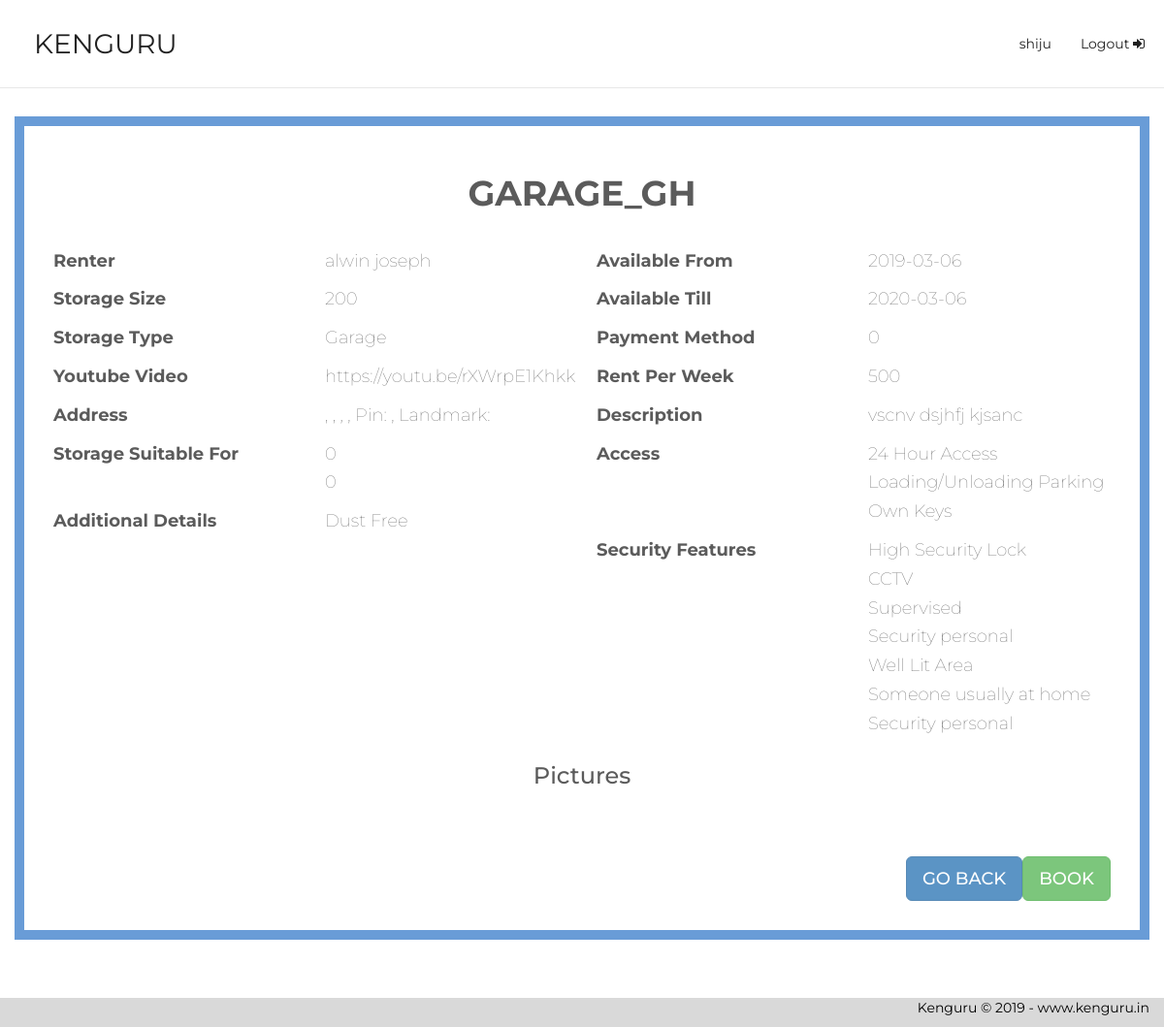
The app's page /storageshow.php?bvalue=12 (signed in) with its own data.
### tables this page shows
CREATE TABLE `customer` (
  `customer_pass` int(20) NOT NULL,
  `first_name` varchar(30) NOT NULL,
  `last_name` varchar(30) NOT NULL,
  `email` varchar(40) NOT NULL,
  `phone_number` bigint(12) NOT NULL,
  `dob` date NOT NULL,
  `display_picture` varchar(650) NOT NULL,
  `address2_id` int(10) NOT NULL,
  `customer_id` varchar(10) NOT NULL,
  `aadhar_card` varchar(30) NOT NULL
);

CREATE TABLE `storage` (
  `storage_id` int(10) NOT NULL,
  `storage_size` int(10) NOT NULL,
  `rent` int(5) NOT NULL,
  `picture` varchar(650) NOT NULL,
  `status` tinyint(1) NOT NULL,
  `start_date` date NOT NULL,
  `stop_date` date NOT NULL,
  `saftey_feature` varchar(100) NOT NULL,
  `owner_id` varchar(10) NOT NULL,
  `storage_name` varchar(30) NOT NULL,
  `payment_method` int(10) NOT NULL,
  `storage_type` varchar(50) NOT NULL,
  `yt_video` varchar(200) NOT NULL,
  `desc_space` varchar(500) NOT NULL,
  `customer_id` varchar(10) NOT NULL,
  `address2_id` int(5) NOT NULL
);

CREATE TABLE `storage_suitable` (
  `idsecurity_suitable` int(5) NOT NULL,
  `storage_id` int(10) NOT NULL,
  `value` int(45) NOT NULL
);

CREATE TABLE `additional_details` (
  `idadditional_details` int(5) NOT NULL,
  `value` varchar(45) NOT NULL,
  `storage_id` int(10) NOT NULL
);

CREATE TABLE `access_info` (
  `id_access` int(5) NOT NULL,
  `value` varchar(45) NOT NULL,
  `storage_id` int(10) NOT NULL
);

CREATE TABLE `security_features` (
  `idsecurity_features` int(5) NOT NULL,
  `value` varchar(45) NOT NULL,
  `storage_id` int(10) NOT NULL
);

### storageshow.php (the view, shortened to what this page needs)
<!DOCTYPE html>
<html lang="en">
	<head>
	<link rel="stylesheet" href="https://maxcdn.bootstrapcdn.com/font-awesome/4.7.0/css/font-awesome.min.css">
	<link rel="stylesheet" href="https://maxcdn.bootstrapcdn.com/bootstrap/3.3.7/css/bootstrap.min.css">
	<link rel="stylesheet"
	href="https://cdnjs.cloudflare.com/ajax/libs/animate.css/3.5.2/animate.min.css">
	<link rel="stylesheet" type="text/css" href="storageshow.css">
	</head>
	<body>
<div id="myNavbar" class="navbar navbar-default navbar-fixed-top" role="navigation">
		<div class="navbar-header">
			<a href="index.php" class="navbar-brand" id="navTitle">KENGURU</a>
		</div>
			<div class="collapse navbar-collapse" id="bs-example-navbar-collapse-1">
<?php
if(isset($_SESSION['id'])){
  $std=$_SESSION['id'];
  include 'dbh.php';
					    $sql="SELECT * from customer where customer_id = '$std'";
					    $result= mysqli_query($conn ,$sql)or die(mysqli_error($conn));
					    if($row=mysqli_fetch_assoc($result)){
					      	echo "	<ul class='nav navbar-nav navbar-right'>
	        						<li><a href='Ken-userDash.php'>".$row['first_name']."</a></li>
	       							<li><a href='logout.php'>Logout <i class='fa fa-sign-in' aria-hidden='true'></i></a></li>
	      							</ul>";
							}
}
else{
  echo "<ul class='nav navbar-nav navbar-right'>
	        <li><a href='signlogin.php'>Sign Up <i class='fa fa-user-plus' aria-hidden='true'></i></a></li>
	        <li><a href='login.php'>Login <i class='fa fa-sign-in' aria-hidden='true'></i></a></li>
	      </ul>";
}
?>
			</div>
</div>
<?php
		$storageID = $_GET['bvalue'];
        include 'dbh.php';
        $sql="SELECT * from storage where  storage_id='$storageID'" ;
        $result= mysqli_query($conn ,$sql)or die(mysqli_error($conn));
        if($row=mysqli_fetch_assoc($result)){
        	$customerID = $row['owner_id'];
		$sql2="SELECT * from customer where  customer_id='$customerID'" ;
        	$result2= mysqli_query($conn ,$sql2)or die(mysqli_error($conn));
        	$row2=mysqli_fetch_assoc($result2);
        	$addressID = $row['address2_id'];
		$sql3="SELECT * from address where  address2_id='$addressID'" ;
        	$result3= mysqli_query($conn ,$sql3)or die(mysqli_error($conn));
        	$row3=mysqli_fetch_assoc($result3);
			$sql4="SELECT * from storage_suitable where  storage_id='$storageID'" ;
        	$result4= mysqli_query($conn ,$sql4)or die(mysqli_error($conn));
        	$sql5="SELECT * from access_info where  storage_id='$storageID'" ;
        	$result5= mysqli_query($conn ,$sql5)or die(mysqli_error($conn));
        	$sql6="SELECT * from additional_details where  storage_id='$storageID'" ;
        	$result6= mysqli_query($conn ,$sql6)or die(mysqli_error($conn));
			$sql7="SELECT * from security_features where  storage_id='$storageID'" ;
        	$result7= mysqli_query($conn ,$sql7)or die(mysqli_error($conn));
          echo "<div class='container' id='storageInfo' style='background-color:white;opacity:0.8;'>
			  <h1>".$row['storage_name']."</h1>
			  <div class='row'>
				<div class='col-sm-6 col-md-6 col-lg-6'>
                    <div class='row'>
                        <div class='col-md-6'>
                            <h4><strong>Renter</strong></h4>
                        </div>
                        <div class='col-md-6'>
                            <h4>".$row2['first_name']." ".$row2['last_name']."</h4>
                        </div>
                    </div>
                    <div class='row'>
                        <div class='col-md-6'>
                            <h4><strong>Storage Size </strong></h4>
                        </div>
                        <div class='col-md-6'>
                            <h4>".$row['storage_size']."</h4>
                        </div>
                    </div>
                    <div class='row'>
                        <div class='col-md-6'>
                            <h4><strong>Storage Type </strong></h4>
                        </div>
                        <div class='col-md-6'>
                            <h4>".$row['storage_type']."</h4>
                        </div>
                    </div>
                    <div class='row'>
                        <div class='col-md-6'>
                            <h4><strong>Youtube Video </strong></h4>
                        </div>
                        <div class='col-md-6'>
                            <h4>".$row['yt_video']."</h4>
                        </div>
                    </div>
                    <div class='row'>
                        <div class='col-md-6'>
                            <h4><strong>Address </strong></h4>
                        </div>
                        <div class='col-md-6'>
                            <h4>".$row3['house_flat_no']." , ".$row3['street_colony']." , ".$row3['city']." , ".$row3['state']." , Pin: ".$row3['pincode']." , Landmark: ".$row3['land_mark']."</h4>
                        </div>
                    </div>
                    <div class='row'>
                        <div class='col-md-6'>
                            <h4><strong>Storage Suitable For </strong></h4>
                        </div>
                        <div class='col-md-6'>
                        ";
                            while($row4=mysqli_fetch_array($result4)) {
                                $c1=$row4['value'];
                                echo "
                                        <h4>$c1 </h4>
                                    ";
                            }
                            echo "</div>
                    </div>
                    <div class='row'>
                        <div class='col-md-6'>
                            <h4><strong>Additional Details </strong></h4>
                        </div>
                        <div class='col-md-6'>
                        ";
                            while($row6=mysqli_fetch_array($result6)) {
                                $c1=$row6['value'];
                                echo "<h4>$c1 </h4>";
                            }
                                                echo "
                        </div>
                    </div>
				</div>
				<div class='col-sm-6 col-md-6 col-lg-6'>
                    <div class='row'>
                         <div class='col-md-6'>
                            <h4><strong>Available From </strong></h4>
                        </div>
                        <div class='col-md-6'>
                            <h4>".$row['start_date']."</h4>
                        </div>
                    </div>
                    <div class='row'>
                         <div class='col-md-6'>
                            <h4><strong>Available Till </strong></h4>
                        </div>
                        <div class='col-md-6'>
                            <h4>".$row['stop_date']."</h4>
                        </div>
                    </div>
                    <div class='row'>
                        <div class='col-md-6'>
                            <h4><strong>Payment Method </strong></h4>
                        </div>
                        <div class='col-md-6'>
                           <h4> ".$row['payment_method']."</h4>
                        </div>
                    </div>
                    <div class='row'>
                        <div class='col-md-6'>
                            <h4><strong>Rent Per Week </strong></h4>
                        </div>
                        <div class='col-md-6'>
                           <h4> ".$row['rent']."</h4>
                        </div>
                    </div>
                    <div class='row'>
                        <div class='col-md-6'>
                            <h4><strong>Description </strong></h4>
                        </div>
                        <div class='col-md-6'>
                            <h4>".$row['desc_space']."</h4>
                        </div>
                    </div>
                    <div class='row'>
                        <div class='col-md-6'>
                            <h4><strong>Access </strong></h4>
                        </div>
                        <div class='col-md-6'>
                            ";
                            while($row5=mysqli_fetch_array($result5)) {
                                $c1=$row5['value'];
                                echo "<h4>$c1 </h4>";
                            }
                                                echo "
                        </div>
                    </div>
                    <div class='row'>
                        <div class='col-md-6'>
                            <h4><strong>Security Features </strong>
                        </div>
                        <div class='col-md-6'>
                            ";
                            while($row7=mysqli_fetch_array($result7)) {
                                $c1=$row7['value'];
                                echo "<h4>$c1 </h4>";
                            }
                                                echo "
                        </div>
                    </div>
				</div>
			  </div>
			  <h3>Pictures</h3> <div class='row'>";
			  echo"</div><br><br>";
              if($customerID==$std){
                echo "<button class='btn btn-success btn-lg pull-right disabled'>Book</button>";
              }
              else{
                echo "<button class='btn btn-success btn-lg pull-right' onclick=window.location.href='bookstorage.php?cvalue=$customerID&bvalue=$storageID'>Book</button>";
              }
              echo"<button class='btn btn-primary btn-lg pull-right' onclick=window.location.href='search.php'>Go Back</button>
			</div>";
        }
        else{
			echo "No Search Results";
	}
?>
        <br><br><br>
        <div class="footer">
        Kenguru &#169 2019 - www.kenguru.in
        </div>
	</body>
</html>

### storageshow.css (style rules this page uses)
* { padding: 0; margin: 0; }
body { overflow-x: hidden; font-family: Montserrat; text-rendering: optimizeLegibility !important; -webkit-font-smoothing: antialiased !important; }
li { list-style: none; display: inline-block }
a { text-decoration: none; transition: all 500ms ease-in-out; }
h1, h2, h4 { font-family: Montserrat; text-transform: uppercase; font-weight: 700; }
.btn { transition: all 300ms ease-in-out; font-weight: 500 !important; text-transform: uppercase; }
.navbar { background-color: #ffffff !important; padding: 20px; }
.navbar a { color: #212121 !important; }
.navbar #navTitle { font-size: 2em; }
body { margin-top:40px; }
#storageInfo h4 { font-weight: 100; text-transform: none; }
#storageInfo h1,h3 { text-align: center; padding-bottom:20px; }
#storageInfo { margin-top: 120px; border:10px #4484ce solid; padding: 30px; }
.footer { color: black; background-color: #d9d9d9; width: 100%; height: 30px; text-align: right; padding-right: 15px; position:relative ; bottom:0; }

### storageshow.php (style rules this page uses)
body { background: url(images/search.jpg) no-repeat; background-size: cover; }

### records on screen
customer: first_name "shiju"
storage: storage_name "GARAGE_GH", storage_size "200", storage_type "Garage", yt_video "https://youtu.be/rXWrpE1Khkk", start_date "2019-03-06", stop_date "2020-03-06", payment_method "0", rent "500", desc_space "vscnv dsjhfj kjsanc"
customer: first_name "alwin", last_name "joseph"
storage_suitable: value "0"
storage_suitable: value "0"
additional_details: value "Dust Free"
access_info: value "24 Hour Access"
access_info: value "Loading/Unloading Parking"
access_info: value "Own Keys"
security_features: value "High Security Lock"
security_features: value "CCTV"
security_features: value "Supervised"
security_features: value "Security personal"
security_features: value "Well Lit Area"
security_features: value "Someone usually at home"
security_features: value "Security personal"
